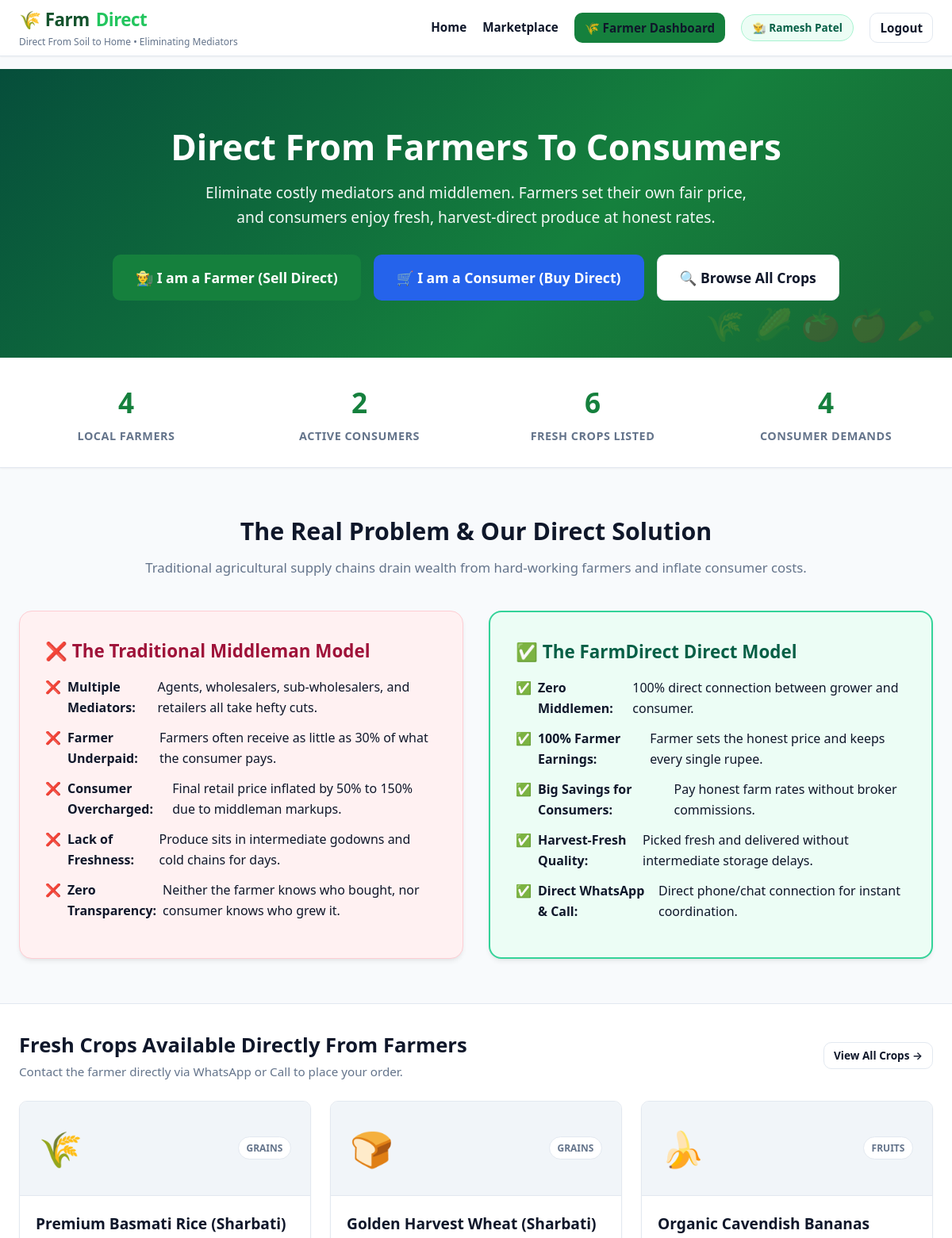
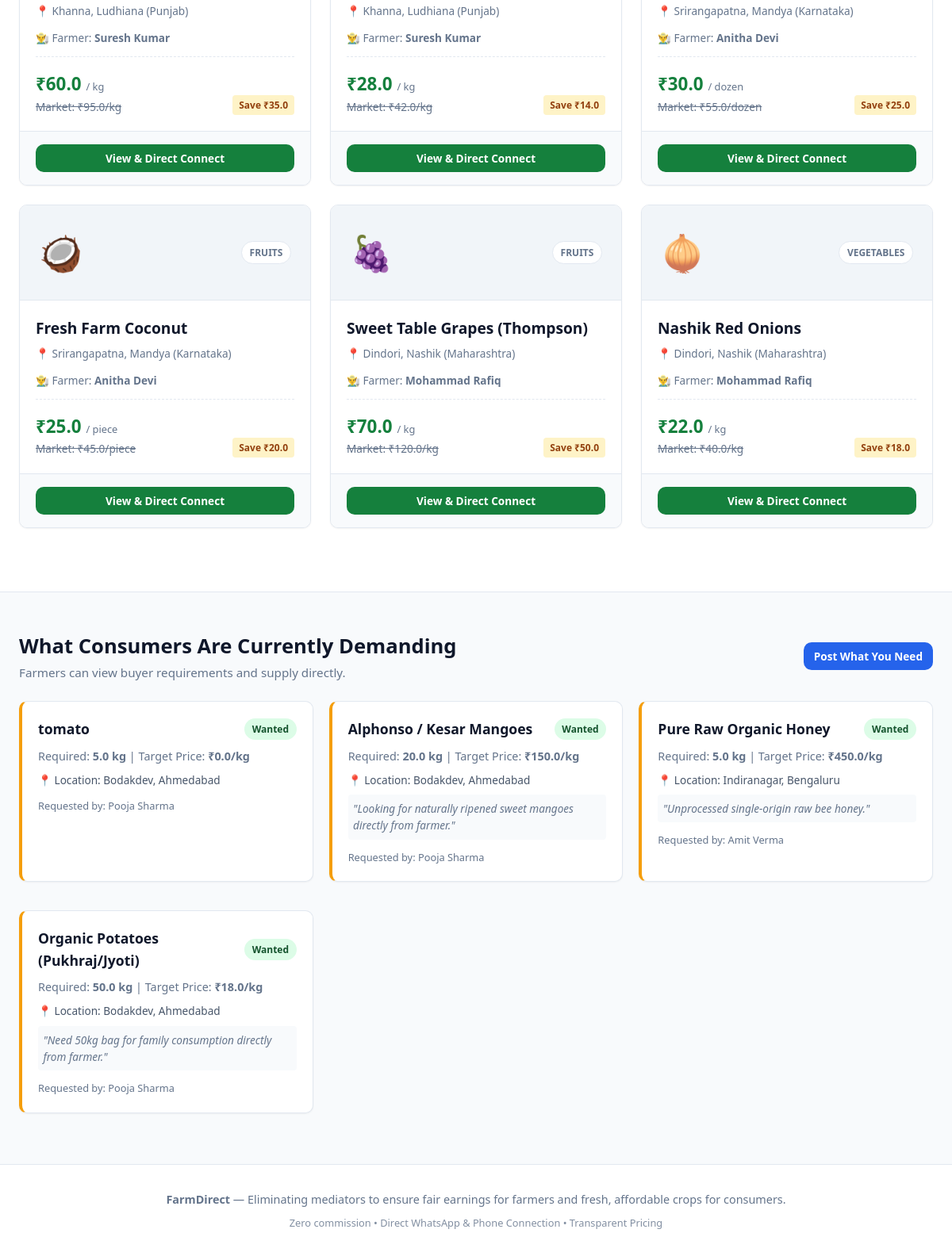
The page / (signed in) on the database its author committed (2 pictures, top to bottom).
### tables this page shows
CREATE TABLE users (
        id INTEGER PRIMARY KEY AUTOINCREMENT,
        role TEXT NOT NULL CHECK(role IN ('farmer', 'consumer')),
        name TEXT NOT NULL,
        phone TEXT NOT NULL,
        email TEXT UNIQUE,
        password_hash TEXT NOT NULL,
        state TEXT,
        district TEXT,
        city_village TEXT NOT NULL,
        address TEXT,
        created_at TIMESTAMP DEFAULT CURRENT_TIMESTAMP
    );

CREATE TABLE crops (
        id INTEGER PRIMARY KEY AUTOINCREMENT,
        farmer_id INTEGER NOT NULL,
        crop_name TEXT NOT NULL,
        category TEXT NOT NULL,
        price REAL NOT NULL,
        unit TEXT NOT NULL DEFAULT 'kg',
        quantity REAL NOT NULL,
        harvest_date TEXT,
        description TEXT,
        image_emoji TEXT DEFAULT '🌾',
        location TEXT NOT NULL,
        estimated_market_price REAL,
        status TEXT NOT NULL DEFAULT 'available' CHECK(status IN ('available', 'sold_out')),
        created_at TIMESTAMP DEFAULT CURRENT_TIMESTAMP,
        FOREIGN KEY (farmer_id) REFERENCES users (id) ON DELETE CASCADE
    );

CREATE TABLE demands (
        id INTEGER PRIMARY KEY AUTOINCREMENT,
        consumer_id INTEGER NOT NULL,
        crop_name TEXT NOT NULL,
        category TEXT NOT NULL,
        target_price REAL,
        quantity REAL NOT NULL,
        unit TEXT NOT NULL DEFAULT 'kg',
        location TEXT NOT NULL,
        notes TEXT,
        status TEXT NOT NULL DEFAULT 'active' CHECK(status IN ('active', 'fulfilled')),
        created_at TIMESTAMP DEFAULT CURRENT_TIMESTAMP,
        FOREIGN KEY (consumer_id) REFERENCES users (id) ON DELETE CASCADE
    );

### app.py (the view)
@app.route('/')
def index():
    stats = db.get_stats()
    recent_crops = db.get_all_crops()[:6]
    recent_demands = db.get_all_demands()[:4]
    return render_template('index.html', stats=stats, recent_crops=recent_crops, recent_demands=recent_demands)

### app.py (called while the page is built)
@app.context_processor
def inject_user():
    user = None
    if 'user_id' in session:
        user = db.get_user_by_id(session['user_id'])
    return dict(current_user=user)

### database.py (called while the page is built)
def get_db_connection():
    conn = sqlite3.connect(DB_PATH)
    conn.row_factory = sqlite3.Row
    return conn

def get_user_by_id(user_id):
    conn = get_db_connection()
    user = conn.execute("SELECT * FROM users WHERE id = ?", (user_id,)).fetchone()
    conn.close()
    return user

def get_all_demands(location=""):
    conn = get_db_connection()
    query = """
        SELECT d.*, u.name as consumer_name, u.phone as consumer_phone, u.district as consumer_district
        FROM demands d
        JOIN users u ON d.consumer_id = u.id
        WHERE d.status = 'active'
    """
    params = []
    if location:
        query += " AND (d.location LIKE ? OR u.district LIKE ?)"
        params.extend([f"%{location}%", f"%{location}%"])
    query += " ORDER BY d.created_at DESC"
    demands = conn.execute(query, params).fetchall()
    conn.close()
    return demands

def get_stats():
    conn = get_db_connection()
    total_farmers = conn.execute("SELECT COUNT(*) FROM users WHERE role = 'farmer'").fetchone()[0]
    total_consumers = conn.execute("SELECT COUNT(*) FROM users WHERE role = 'consumer'").fetchone()[0]
    active_crops = conn.execute("SELECT COUNT(*) FROM crops WHERE status = 'available'").fetchone()[0]
    active_demands = conn.execute("SELECT COUNT(*) FROM demands WHERE status = 'active'").fetchone()[0]
    conn.close()
    return {
        "farmers": total_farmers,
        "consumers": total_consumers,
        "crops": active_crops,
        "demands": active_demands
    }

### templates/index.html (shortened to what this page needs)
{% extends "base.html" %}
{% block content %}
<section class="hero">
    <div class="container">
        <h1>Direct From Farmers To Consumers</h1>
        <p>Eliminate costly mediators and middlemen. Farmers set their own fair price, and consumers enjoy fresh, harvest-direct produce at honest rates.</p>
        <div class="hero-actions">
            <a href="{{ url_for('farmer_login') }}" class="btn btn-farmer" style="font-size: 1.1rem; padding: 0.85rem 1.75rem;">
                👨‍🌾 I am a Farmer (Sell Direct)
            </a>
            <a href="{{ url_for('consumer_login') }}" class="btn btn-consumer" style="font-size: 1.1rem; padding: 0.85rem 1.75rem;">
                🛒 I am a Consumer (Buy Direct)
            </a>
            <a href="{{ url_for('marketplace') }}" class="btn btn-secondary" style="font-size: 1.1rem; padding: 0.85rem 1.75rem;">
                🔍 Browse All Crops
            </a>
        </div>
    </div>
</section>
<section class="stats-bar">
    <div class="container">
        <div class="stats-grid">
            <div class="stat-item">
                <h3>{{ stats.farmers }}</h3>
                <p>Local Farmers</p>
            </div>
            <div class="stat-item">
                <h3>{{ stats.consumers }}</h3>
                <p>Active Consumers</p>
            </div>
            <div class="stat-item">
                <h3>{{ stats.crops }}</h3>
                <p>Fresh Crops Listed</p>
            </div>
            <div class="stat-item">
                <h3>{{ stats.demands }}</h3>
                <p>Consumer Demands</p>
            </div>
        </div>
    </div>
</section>
<section class="comparison-section">
    <div class="container">
        <h2 class="section-title">The Real Problem & Our Direct Solution</h2>
        <p class="section-subtitle">Traditional agricultural supply chains drain wealth from hard-working farmers and inflate consumer costs.</p>
        <div class="comparison-grid">
            <div class="comparison-card mediator">
                <h3>❌ The Traditional Middleman Model</h3>
                <ul class="comparison-list">
                    <li>❌ <strong>Multiple Mediators:</strong> Agents, wholesalers, sub-wholesalers, and retailers all take hefty cuts.</li>
                    <li>❌ <strong>Farmer Underpaid:</strong> Farmers often receive as little as 30% of what the consumer pays.</li>
                    <li>❌ <strong>Consumer Overcharged:</strong> Final retail price inflated by 50% to 150% due to middleman markups.</li>
                    <li>❌ <strong>Lack of Freshness:</strong> Produce sits in intermediate godowns and cold chains for days.</li>
                    <li>❌ <strong>Zero Transparency:</strong> Neither the farmer knows who bought, nor consumer knows who grew it.</li>
                </ul>
            </div>
            <div class="comparison-card direct">
                <h3>✅ The FarmDirect Direct Model</h3>
                <ul class="comparison-list">
                    <li>✅ <strong>Zero Middlemen:</strong> 100% direct connection between grower and consumer.</li>
                    <li>✅ <strong>100% Farmer Earnings:</strong> Farmer sets the honest price and keeps every single rupee.</li>
                    <li>✅ <strong>Big Savings for Consumers:</strong> Pay honest farm rates without broker commissions.</li>
                    <li>✅ <strong>Harvest-Fresh Quality:</strong> Picked fresh and delivered without intermediate storage delays.</li>
                    <li>✅ <strong>Direct WhatsApp & Call:</strong> Direct phone/chat connection for instant coordination.</li>
                </ul>
            </div>
        </div>
    </div>
</section>
<section style="padding: 2rem 0; background: #ffffff; border-top: 1px solid var(--border-color); border-bottom: 1px solid var(--border-color);">
    <div class="container">
        <div style="display: flex; justify-content: space-between; align-items: center; margin-bottom: 1.5rem;">
            <div>
                <h2 style="font-size: 1.6rem; font-weight: 800; color: var(--text-dark);">Fresh Crops Available Directly From Farmers</h2>
                <p style="color: var(--text-muted); font-size: 0.95rem;">Contact the farmer directly via WhatsApp or Call to place your order.</p>
            </div>
            <a href="{{ url_for('marketplace') }}" class="btn btn-secondary btn-sm">View All Crops &rarr;</a>
        </div>
        <div class="crops-grid">
            {% for crop in recent_crops %}
            <div class="crop-card">
                <div class="crop-card-header">
                    <span class="crop-emoji">{{ crop.image_emoji }}</span>
                    <span class="crop-category-badge">{{ crop.category }}</span>
                </div>
                <div class="crop-card-body">
                    <h3 class="crop-card-title">{{ crop.crop_name }}</h3>
                    <div class="crop-location">
                        📍 {{ crop.location }}
                    </div>
                    <p style="font-size: 0.85rem; color: var(--text-muted); margin-bottom: 0.75rem;">
                        👨‍🌾 Farmer: <strong>{{ crop.farmer_name }}</strong>
                    </p>
                    <div class="crop-pricing">
                        <div>
                            <div class="direct-price">₹{{ crop.price }} <span>/ {{ crop.unit }}</span></div>
                            {% if crop.estimated_market_price %}
                            <div class="market-price-strike">Market: ₹{{ crop.estimated_market_price }}/{{ crop.unit }}</div>
                            {% endif %}
                        </div>
                        {% if crop.estimated_market_price and crop.estimated_market_price > crop.price %}
                        <div class="savings-pill">
                            Save ₹{{ (crop.estimated_market_price - crop.price)|round }}
                        </div>
                        {% endif %}
                    </div>
                </div>
                <div class="crop-card-footer">
                    <a href="{{ url_for('crop_detail', crop_id=crop.id) }}" class="btn btn-primary btn-sm btn-block">
                        View & Direct Connect
                    </a>
                </div>
            </div>
            {% endfor %}
        </div>
    </div>
</section>
<section style="padding: 3rem 0;">
    <div class="container">
        <div style="display: flex; justify-content: space-between; align-items: center; margin-bottom: 1.5rem;">
            <div>
                <h2 style="font-size: 1.6rem; font-weight: 800; color: var(--text-dark);">What Consumers Are Currently Demanding</h2>
                <p style="color: var(--text-muted); font-size: 0.95rem;">Farmers can view buyer requirements and supply directly.</p>
            </div>
            {% if session.get('role') == 'consumer' %}
            <a href="{{ url_for('consumer_dashboard') }}" class="btn btn-consumer btn-sm">+ Post A Crop Requirement</a>
            {% else %}
            <a href="{{ url_for('consumer_login') }}" class="btn btn-consumer btn-sm">Post What You Need</a>
            {% endif %}
        </div>
        <div style="display: grid; grid-template-columns: repeat(auto-fill, minmax(320px, 1fr)); gap: 1.25rem;">
            {% for demand in recent_demands %}
            <div class="demand-card">
                <div class="demand-header">
                    <span class="demand-title">{{ demand.crop_name }}</span>
                    <span class="badge badge-available">Wanted</span>
                </div>
                <p style="font-size: 0.9rem; color: var(--text-muted); margin-bottom: 0.5rem;">
                    Required: <strong>{{ demand.quantity }} {{ demand.unit }}</strong> | Target Price: <strong>₹{{ demand.target_price }}/{{ demand.unit }}</strong>
                </p>
                <div style="font-size: 0.85rem; color: #475569;">
                    📍 Location: {{ demand.location }}
                </div>
                {% if demand.notes %}
                <p style="font-size: 0.85rem; font-style: italic; color: #64748b; margin-top: 0.5rem; background: #f8fafc; padding: 0.4rem; border-radius: 4px;">
                    "{{ demand.notes }}"
                </p>
                {% endif %}
                <div style="margin-top: 0.75rem; font-size: 0.8rem; color: var(--text-muted);">
                    Requested by: {{ demand.consumer_name }}
                </div>
            </div>
            {% endfor %}
        </div>
    </div>
</section>
{% endblock %}

### templates/base.html (shortened to what this page needs)
<!DOCTYPE html>
<html lang="en">
<head>
    <link rel="stylesheet" href="{{ url_for('static', filename='css/style.css') }}">
</head>
<body>
    <nav class="navbar">
        <div class="container nav-content">
            <div>
                <a href="{{ url_for('index') }}" class="brand-logo">
                    🌾 Farm<span class="highlight">Direct</span>
                </a>
                <span class="brand-tagline">Direct From Soil to Home • Eliminating Mediators</span>
            </div>
            <ul class="nav-links">
                <li><a href="{{ url_for('index') }}">Home</a></li>
                <li><a href="{{ url_for('marketplace') }}">Marketplace</a></li>
                {% if session.get('user_id') %}
                    {% if session.get('role') == 'farmer' %}
                        <li><a href="{{ url_for('farmer_dashboard') }}" class="btn btn-sm btn-farmer">🌾 Farmer Dashboard</a></li>
                        <li><span class="user-badge farmer">👨‍🌾 {{ session.get('user_name') }}</span></li>
                    {% elif session.get('role') == 'consumer' %}
                        <li><a href="{{ url_for('consumer_dashboard') }}" class="btn btn-sm btn-consumer">🛒 Consumer Dashboard</a></li>
                        <li><span class="user-badge consumer">👤 {{ session.get('user_name') }}</span></li>
                    {% endif %}
                    <li><a href="{{ url_for('logout') }}" class="btn btn-sm btn-secondary">Logout</a></li>
                {% else %}
                    <li><a href="{{ url_for('farmer_login') }}" class="btn btn-sm btn-farmer">👨‍🌾 Farmer Login</a></li>
                    <li><a href="{{ url_for('consumer_login') }}" class="btn btn-sm btn-consumer">🛒 Consumer Login</a></li>
                {% endif %}
            </ul>
        </div>
    </nav>
    <div class="container flash-container">
    </div>
    <main>
        {% block content %}{% endblock %}
    </main>
    <footer>
        <div class="container">
            <p><strong>FarmDirect</strong> — Eliminating mediators to ensure fair earnings for farmers and fresh, affordable crops for consumers.</p>
            <p style="margin-top: 0.5rem; font-size: 0.8rem; opacity: 0.8;">Zero commission • Direct WhatsApp & Phone Connection • Transparent Pricing</p>
        </div>
    </footer>
</body>
</html>

### rows shown on the page
users: get "Ramesh Patel"
crops: image_emoji "🌾", category "GRAINS", crop_name "Premium Basmati Rice (Sharbati)", location "Khanna, Ludhiana (Punjab)", farmer_name "Suresh Kumar", price "60.0", unit "kg", estimated_market_price "95.0", (crop.estimated_market_price-crop.price)|round "35.0"
crops: image_emoji "🍞", category "GRAINS", crop_name "Golden Harvest Wheat (Sharbati)", location "Khanna, Ludhiana (Punjab)", farmer_name "Suresh Kumar", price "28.0", unit "kg", estimated_market_price "42.0", (crop.estimated_market_price-crop.price)|round "14.0"
crops: image_emoji "🍌", category "FRUITS", crop_name "Organic Cavendish Bananas", location "Srirangapatna, Mandya (Karnataka)", farmer_name "Anitha Devi", price "30.0", unit "dozen", estimated_market_price "55.0", (crop.estimated_market_price-crop.price)|round "25.0"
crops: image_emoji "🥥", category "FRUITS", crop_name "Fresh Farm Coconut", location "Srirangapatna, Mandya (Karnataka)", farmer_name "Anitha Devi", price "25.0", unit "piece", estimated_market_price "45.0", (crop.estimated_market_price-crop.price)|round "20.0"
crops: image_emoji "🍇", category "FRUITS", crop_name "Sweet Table Grapes (Thompson)", location "Dindori, Nashik (Maharashtra)", farmer_name "Mohammad Rafiq", price "70.0", unit "kg", estimated_market_price "120.0", (crop.estimated_market_price-crop.price)|round "50.0"
crops: image_emoji "🧅", category "VEGETABLES", crop_name "Nashik Red Onions", location "Dindori, Nashik (Maharashtra)", farmer_name "Mohammad Rafiq", price "22.0", unit "kg", estimated_market_price "40.0", (crop.estimated_market_price-crop.price)|round "18.0"
demands: crop_name "tomato", quantity "5.0", unit "kg", target_price "0.0", location "Bodakdev, Ahmedabad", consumer_name "Pooja Sharma"
demands: crop_name "Alphonso / Kesar Mangoes", quantity "20.0", unit "kg", target_price "150.0", location "Bodakdev, Ahmedabad", notes "Looking for naturally ripened sweet mangoes directly from farmer.", consumer_name "Pooja Sharma"
demands: crop_name "Pure Raw Organic Honey", quantity "5.0", unit "kg", target_price "450.0", location "Indiranagar, Bengaluru", notes "Unprocessed single-origin raw bee honey.", consumer_name "Amit Verma"
demands: crop_name "Organic Potatoes (Pukhraj/Jyoti)", quantity "50.0", unit "kg", target_price "18.0", location "Bodakdev, Ahmedabad", notes "Need 50kg bag for family consumption directly from farmer.", consumer_name "Pooja Sharma"

### other values the page prints
{{ stats.farmers }} "4"
{{ stats.consumers }} "2"
{{ stats.crops }} "6"
{{ stats.demands }} "4"
